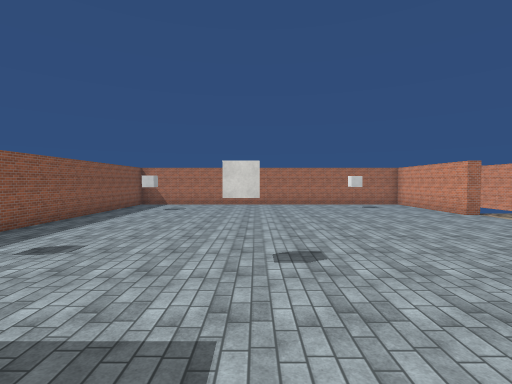
view 1 (above)

16 first-person views from a walk through a scene from a Unity 3-D project. The camera is 1.5 m above the floor, tilts 2° down and sees 85° across. The floor is counted in squares, 2 m on a side. Each view is taken from the middle of a square. On the plan, view 1 faces up. The plan holds only what a view shows up to about 10 squares ahead; the rest is blank. The place goes on beyond the plan. Some surface patterns are stand-ins.

view 2
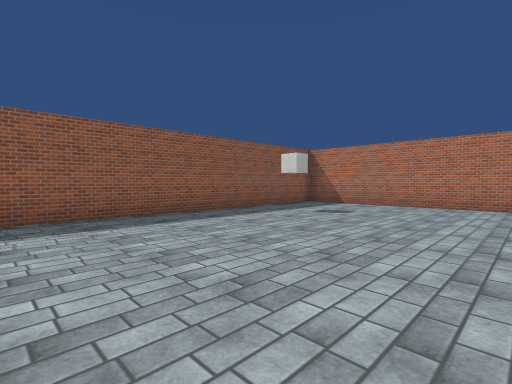

view 3
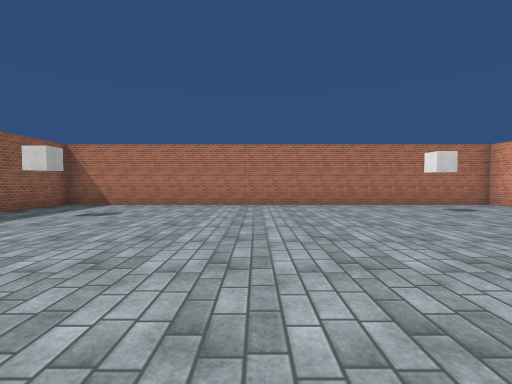

view 4
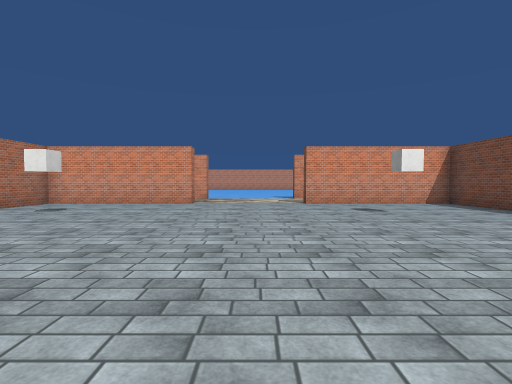

view 5
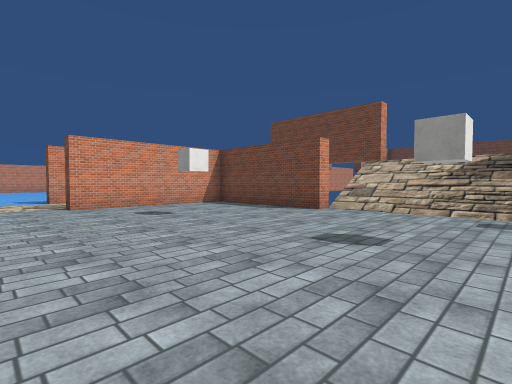

view 6
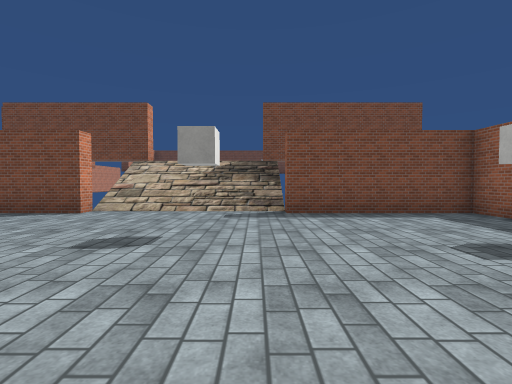

view 7
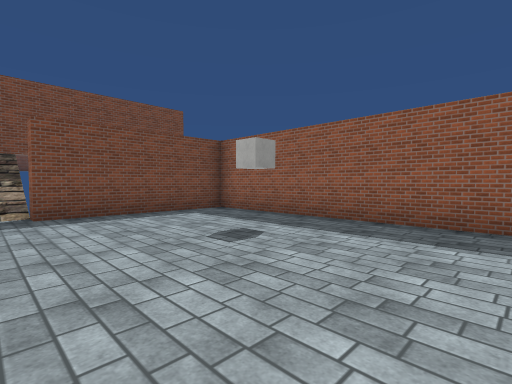

view 8
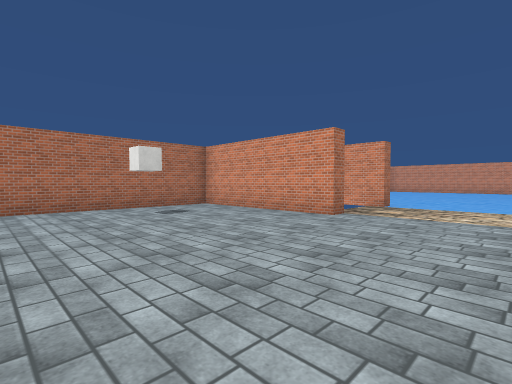

view 9
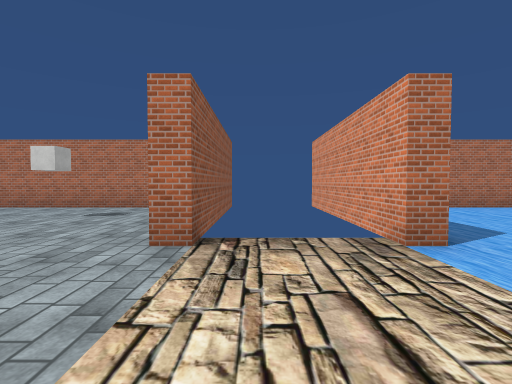

view 10
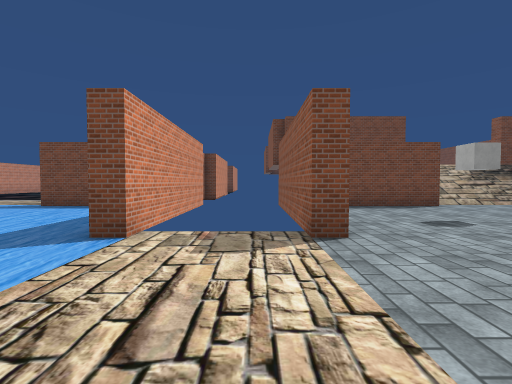

view 11
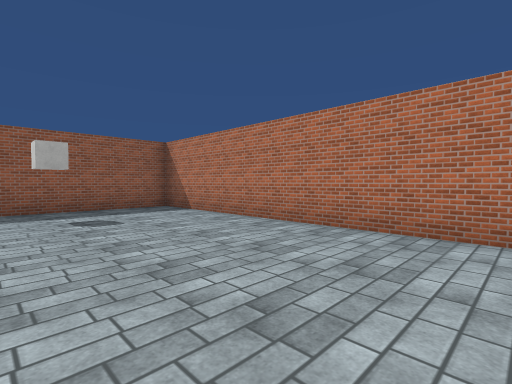

view 12
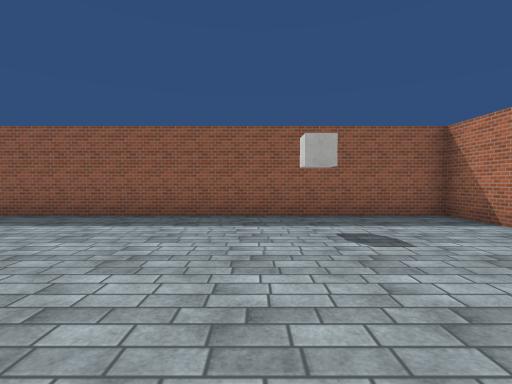

view 13
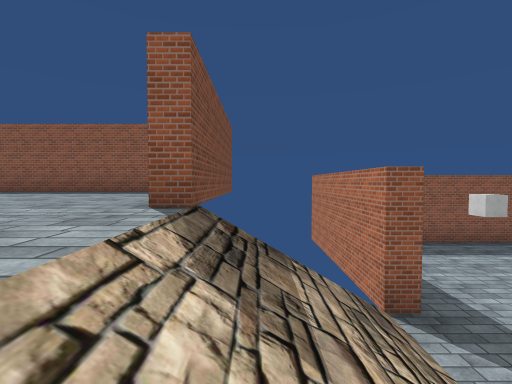

view 14
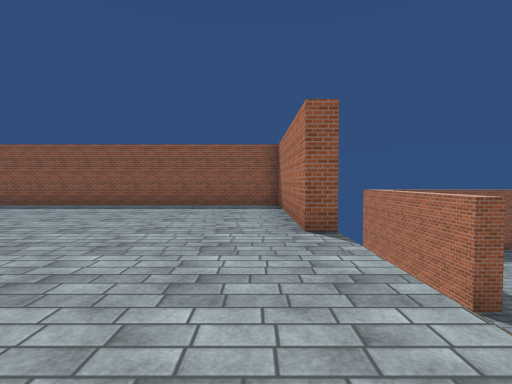

view 15
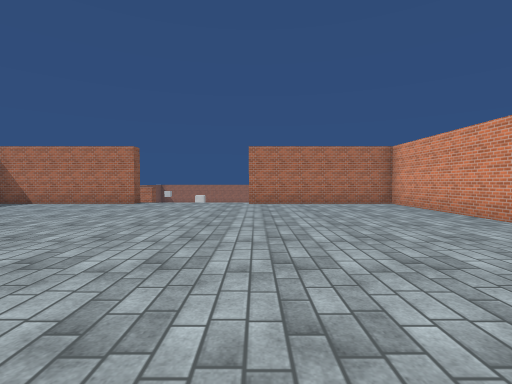

view 16
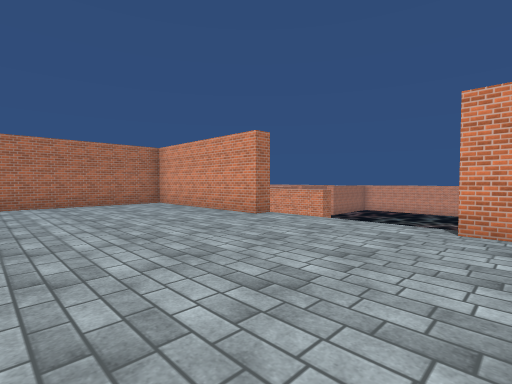

### Floor plan
Key: @ floor where view 1 was taken; # wall or solid block; x gap in a wall; . main floor; : floor 3 m higher than the main floor; / step, stairs or slope; ≈ liquid the walk keeps out of; ^ raised ledge.
Columns run from 7 left of view 1 to 13 right of it. Each row starts with its distance up from view 1.
 16 ################  #
 15 #..............#  #
 14 #..............#  #
 13 #..............#  # ≈
 12 #..............#  #≈≈
 11 #..............#  #≈≈
 10 #..................≈≈
  9 #.................≈≈≈
  8 #.................≈≈≈
  7 #.................≈≈
  6 #..............#..x≈≈
  5 #..............#  #≈≈
  4 #..............#  # ≈
  3 #..............#  # ≈
  2 #..............#  #
  1 ######.....#####  #
  0       /@///
 -1       /////
 -2 ######::::######
 -3 #::::::::::::::#
 -4 #::::::::::::::#
 -5 #::::::::::::::#
 -6 #::::::::::::::#  ^
 -7 #::::::::::::::#  ^
 -8 #:::::::::::::::
 -9 #::::  :::::::::
-10 #:::    ::::::::
-11 #:       :::::::
-12 #         :::::#

Where each view was taken, in squares from view 1:
view 1: 0 up, 0 right, facing up
view 2: 6 up, 0 right, facing up-left
view 3: 6 up, 0 right, facing up
view 4: 8 up, 2 left, facing right
view 5: 8 up, 1 left, facing down-right
view 6: 8 up, 1 left, facing down
view 7: 8 up, 1 left, facing down-left
view 8: 7 up, 2 right, facing up-right
view 9: 7 up, 9 right, facing up
view 10: 10 up, 9 right, facing down
view 11: 11 up, 2 right, facing up-left
view 12: 11 up, 0 right, facing left
view 13: 1 down, 2 right, facing left
view 14: 3 down, 3 right, facing left
view 15: 12 down, 3 right, facing up
view 16: 12 down, 3 right, facing up-right
